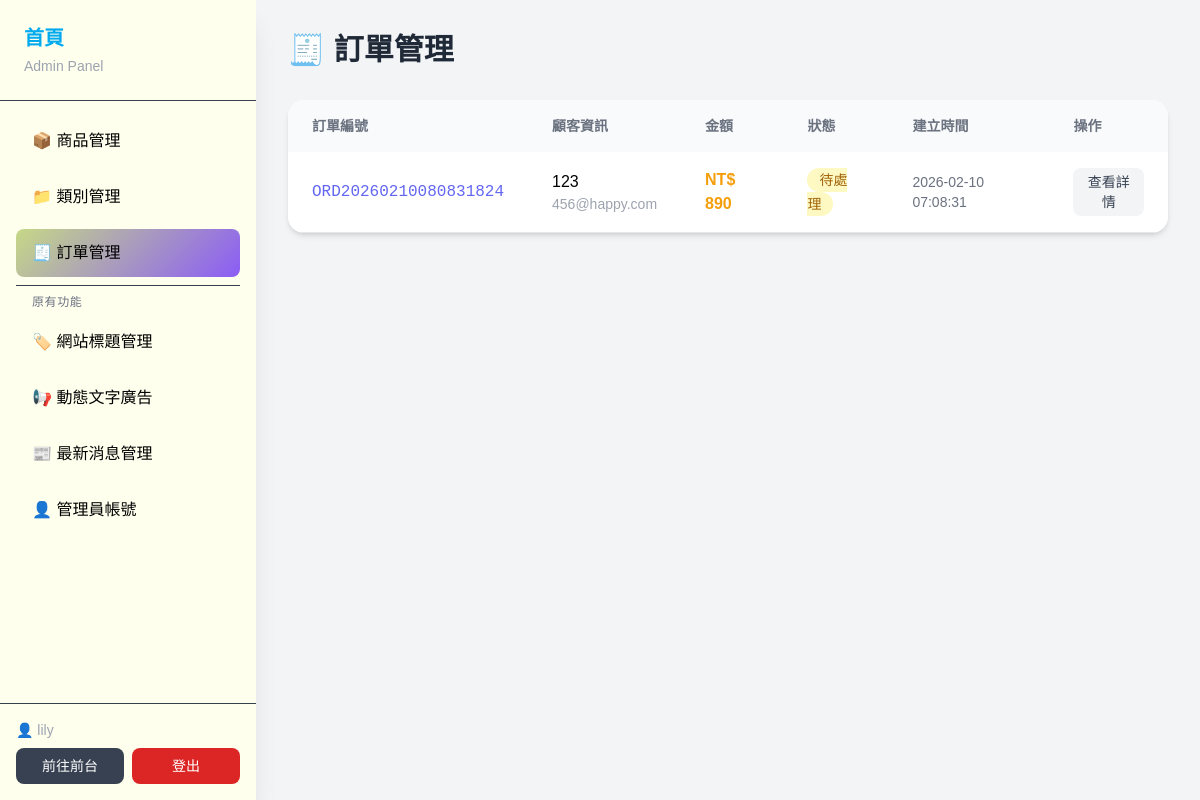
The app's page /back.php?do=orders (signed in) with its own data.
### tables this page shows
CREATE TABLE `orders` (
  `id` int(11) NOT NULL,
  `order_number` varchar(50) NOT NULL COMMENT '訂單編號 / Order number',
  `user_id` int(11) DEFAULT NULL COMMENT '用戶ID / User ID',
  `session_id` varchar(100) DEFAULT NULL COMMENT '訪客Session / Guest session',
  `total_amount` decimal(10,2) NOT NULL COMMENT '訂單總金額 / Total amount',
  `status` enum('pending','paid','shipped','completed','cancelled') DEFAULT 'pending' COMMENT '訂單狀態 / Order status',
  `customer_name` varchar(100) DEFAULT NULL COMMENT '顧客姓名 / Customer name',
  `customer_email` varchar(150) DEFAULT NULL COMMENT '顧客Email / Customer email',
  `customer_phone` varchar(20) DEFAULT NULL COMMENT '顧客電話 / Customer phone',
  `shipping_address` text DEFAULT NULL COMMENT '配送地址 / Shipping address',
  `notes` text DEFAULT NULL COMMENT '備註 / Notes',
  `created_at` timestamp NOT NULL DEFAULT current_timestamp()
);

### api/db.php (called while the page is built, shortened)
<?php
class DB {
    private $dsn = "mysql:host=localhost;dbname=aidb;charset=utf8mb4";
    private $username = 'root';
    private $password = '';
    private $table;
    private $pdo;
    public function __construct($table) {
        $this->table = $table;
        try {
            $this->pdo = new PDO($this->dsn, $this->username, $this->password);
            $this->pdo->setAttribute(PDO::ATTR_ERRMODE, PDO::ERRMODE_EXCEPTION);
        } catch (PDOException $e) {
            die("資料庫連線失敗 / Database connection failed: " . $e->getMessage());
        }
    }
    public function all(...$arg) {
        $sql = "SELECT * FROM `{$this->table}` ";
        if (isset($arg[0])) {
            if (is_array($arg[0])) {
                $tmp = $this->arrayToSql($arg[0]);
                $sql .= " WHERE " . implode(" AND ", $tmp);
            } else {
                $sql .= $arg[0];
            }
        }
        return $this->pdo->query($sql)->fetchAll(PDO::FETCH_ASSOC);
    }
    private function arrayToSql($array) {
        $tmp = [];
        foreach ($array as $key => $value) {
            $tmp[] = "`$key`='$value'";
        }
        return $tmp;
    }
}
$Order = new DB('orders');
?>

### back.php (the view, shortened to what this page needs)
<?php
include_once "./api/db.php";
$do = $_GET['do'] ?? 'products';
?>
<!DOCTYPE html>
<html lang="zh-TW">
<head>
    <script src="https://cdn.tailwindcss.com"></script>
</head>
<body class="bg-gray-100 min-h-screen">
    <div class="flex">
        <aside class="fixed left-0 top-0 h-full w-64 bg-dark text-white shadow-xl z-50" style="background:#ffe">
            <div class="p-6 border-b border-gray-700">
                <a href="index.php" class="text-xl font-bold text-white hover:text-primary transition"style="color:#0AE">
                    首頁
                </a>
                <p class="text-gray-400 text-sm mt-1">Admin Panel</p>
            </div>
            <nav class="p-4 space-y-2">
                <a href="?do=products" class="sidebar-link block px-4 py-3 rounded-lg <?= $do === 'products' ? 'active' : '' ?>" style="color:black">
                    📦 商品管理
                </a>
                <a href="?do=categories" class="sidebar-link block px-4 py-3 rounded-lg <?= $do === 'categories' ? 'active' : '' ?>" style="color:black">
                    📁 類別管理
                </a>
                <a href="?do=orders" class="sidebar-link block px-4 py-3 rounded-lg <?= $do === 'orders' ? 'active' : '' ?>" style="color:black">
                    🧾 訂單管理
                </a>
                <hr class="border-gray-700 my-4">
                <p class="text-gray-500 text-xs uppercase tracking-wider px-4 mb-2">原有功能</p>
                <a href="?do=title" class="sidebar-link block px-4 py-3 rounded-lg <?= $do === 'title' ? 'active' : '' ?>" style="color:black">
                    🏷️ 網站標題管理
                </a>
                <a href="?do=ad" class="sidebar-link block px-4 py-3 rounded-lg <?= $do === 'ad' ? 'active' : '' ?>" style="color:black">
                    📢 動態文字廣告
                </a>
                <a href="?do=news" class="sidebar-link block px-4 py-3 rounded-lg <?= $do === 'news' ? 'active' : '' ?>" style="color:black">
                    📰 最新消息管理
                </a>
                <a href="?do=admin" class="sidebar-link block px-4 py-3 rounded-lg <?= $do === 'admin' ? 'active' : '' ?>" style="color:black">
                    👤 管理員帳號
                </a>
            </nav>
            <div class="absolute bottom-0 left-0 right-0 p-4 border-t border-gray-700">
                <p class="text-gray-400 text-sm mb-2">👤 <?= $_SESSION['admin'] ?></p>
                <div class="flex gap-2">
                    <a href="index.php" class="flex-1 py-2 bg-gray-700 text-center rounded-lg text-sm hover:bg-gray-600 transition">
                        前往前台
                    </a>
                    <a href="./api/signout.php" class="flex-1 py-2 bg-red-600 text-center rounded-lg text-sm hover:bg-red-700 transition">
                        登出
                    </a>
                </div>
            </div>
        </aside>
        <main class="ml-64 flex-1 p-8">
            <?php switch ($do):
                case 'products': ?>
            <?php case 'orders': ?>
            <div class="mb-8">
                <h1 class="text-3xl font-bold text-gray-800">🧾 訂單管理</h1>
            </div>
            <?php
            $orders = $Order->all(' ORDER BY created_at DESC');
            ?>
            <div class="bg-white rounded-2xl shadow-md overflow-hidden">
                <?php if (empty($orders)): ?>
                <div class="p-12 text-center">
                    <div class="text-6xl mb-4">📋</div>
                    <p class="text-xl text-gray-500">目前沒有訂單</p>
                </div>
                <?php else: ?>
                <div class="overflow-x-auto">
                    <table class="w-full">
                        <thead>
                            <tr class="text-left text-gray-500 text-sm bg-gray-50">
                                <th class="px-6 py-4">訂單編號</th>
                                <th class="px-6 py-4">顧客資訊</th>
                                <th class="px-6 py-4">金額</th>
                                <th class="px-6 py-4">狀態</th>
                                <th class="px-6 py-4">建立時間</th>
                                <th class="px-6 py-4">操作</th>
                            </tr>
                        </thead>
                        <tbody>
                            <?php foreach ($orders as $order): ?>
                            <tr class="border-b hover:bg-gray-50">
                                <td class="px-6 py-4 font-mono text-primary">
                                    <?= $order['order_number'] ?>
                                </td>
                                <td class="px-6 py-4">
                                    <p class="font-medium"><?= htmlspecialchars($order['customer_name'] ?: '未填寫') ?></p>
                                    <p class="text-sm text-gray-400"><?= htmlspecialchars($order['customer_email']) ?></p>
                                </td>
                                <td class="px-6 py-4 font-bold text-accent">
                                    NT$ <?= number_format($order['total_amount']) ?>
                                </td>
                                <td class="px-6 py-4">
                                    <?php
                                    $statusColors = [
                                        'pending' => 'bg-yellow-100 text-yellow-700',
                                        'paid' => 'bg-blue-100 text-blue-700',
                                        'shipped' => 'bg-purple-100 text-purple-700',
                                        'completed' => 'bg-green-100 text-green-700',
                                        'cancelled' => 'bg-red-100 text-red-700'
                                    ];
                                    $statusLabels = [
                                        'pending' => '待處理',
                                        'paid' => '已付款',
                                        'shipped' => '已出貨',
                                        'completed' => '已完成',
                                        'cancelled' => '已取消'
                                    ];
                                    ?>
                                    <span class="px-3 py-1 rounded-full text-sm <?= $statusColors[$order['status']] ?>">
                                        <?= $statusLabels[$order['status']] ?>
                                    </span>
                                </td>
                                <td class="px-6 py-4 text-gray-500 text-sm">
                                    <?= $order['created_at'] ?>
                                </td>
                                <td class="px-6 py-4">
                                    <button onclick="viewOrder(<?= $order['id'] ?>)"
                                            class="px-3 py-1 bg-gray-100 text-gray-700 rounded-lg text-sm hover:bg-gray-200 transition">
                                        查看詳情
                                    </button>
                                </td>
                            </tr>
                            <?php endforeach; ?>
                        </tbody>
                    </table>
                </div>
                <?php endif; ?>
            </div>
            <?php break; ?>
            <?php endswitch; ?>
        </main>
    </div>
</body>
</html>

### back.php (style rules this page uses)
body { font-family: 'Noto Sans TC', sans-serif; }
.sidebar-link { transition: all 0.2s ease; }
.sidebar-link:hover, .sidebar-link.active { background: linear-gradient(135deg, #c6d886, #8b5cf6); color: white; }

### records on screen
orders: order_number "ORD20260210080831824", customer_name "123", customer_email "456@happy.com", total_amount "890", status "待處理", created_at "2026-02-10 07:08:31"

### other values on screen
$_SESSION['admin'] "lily"
